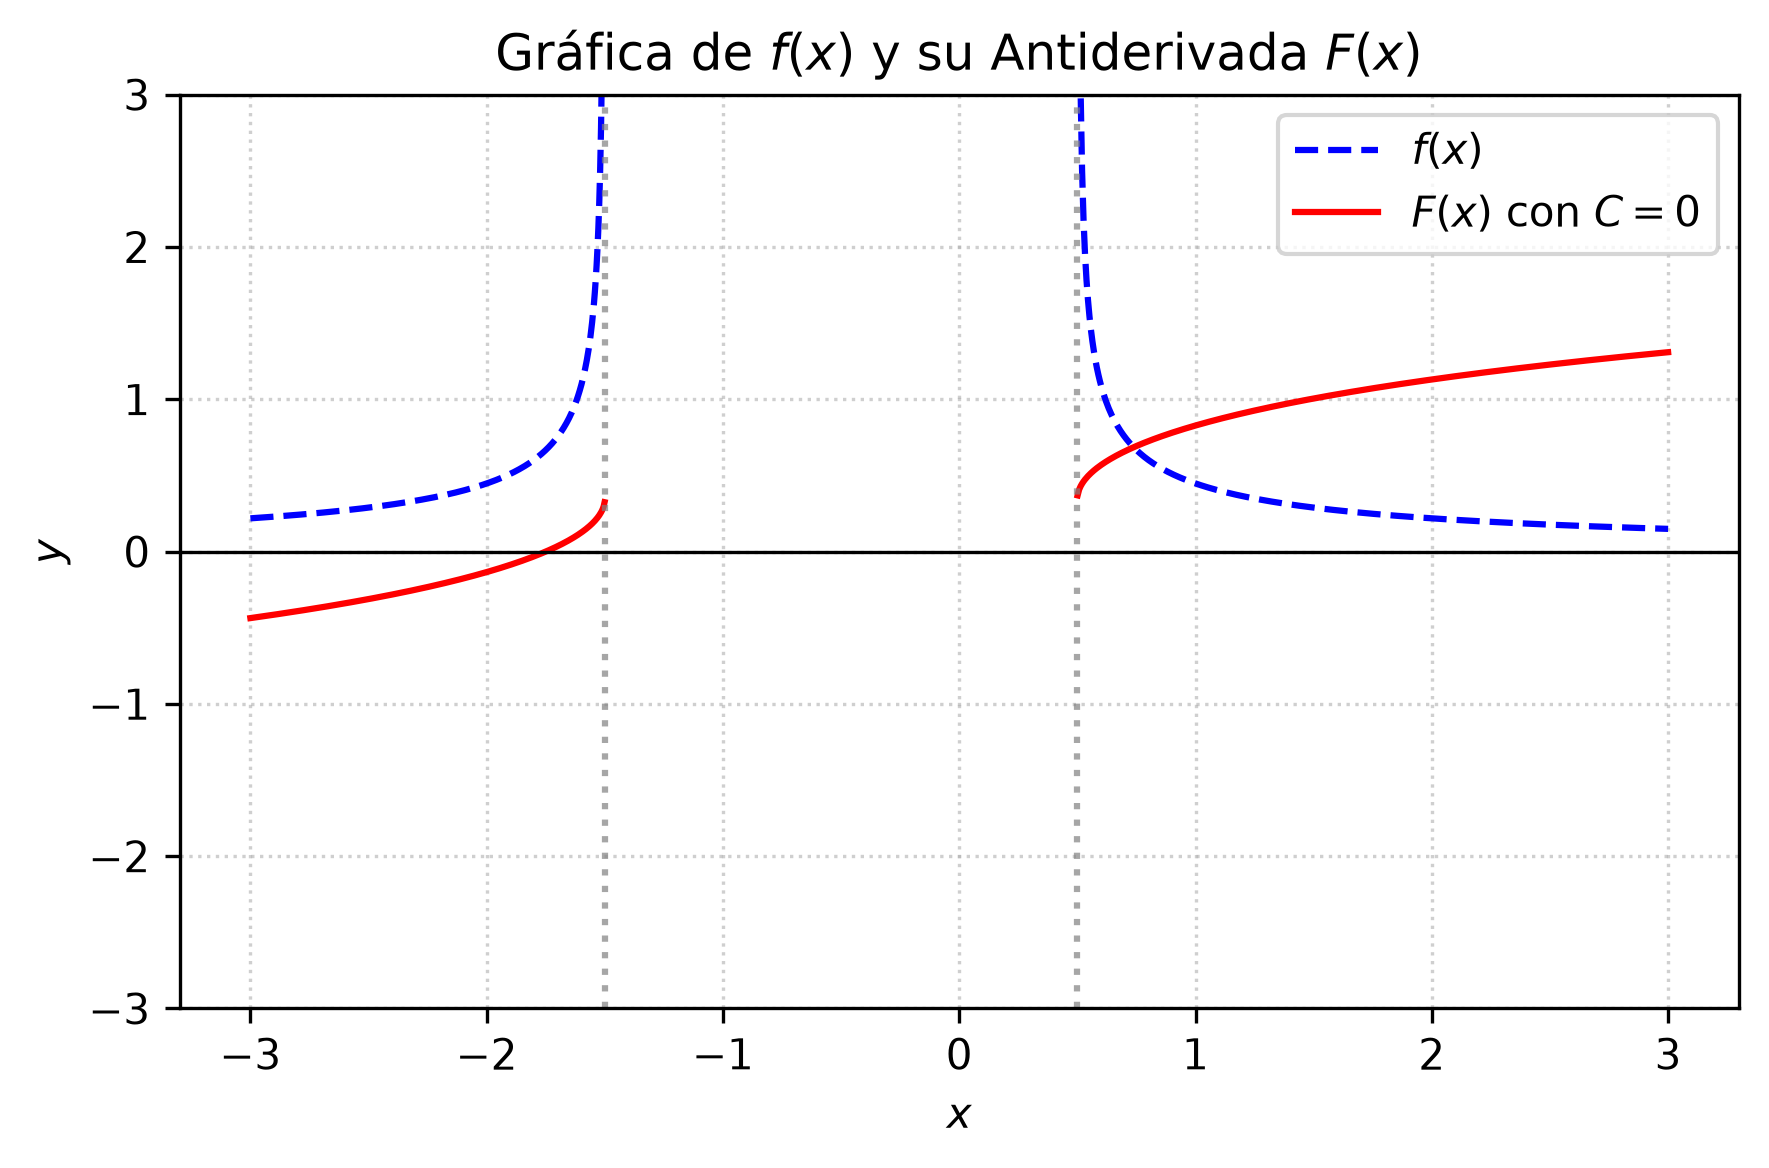

This figure's Python source:
import matplotlib
matplotlib.use('Agg')
import numpy as np
import matplotlib.pyplot as plt

# Definir el dominio de la función (fuera del intervalo donde el radical es imaginario)
# 4x^2 + 4x - 3 > 0 => (2x-1)(2x+3) > 0 => x < -1.5 o x > 0.5
x1 = np.linspace(-3.0, -1.501, 400)
x2 = np.linspace(0.501, 3.0, 400)

# Función original f(x)
def f(x):
    return 1.0 / np.sqrt(4*x**2 + 4*x - 3)

# Antiderivada F(x) con C = 0
def F(x):
    return 0.5 * np.log(np.abs(2*x + 1 + np.sqrt(4*x**2 + 4*x - 3)))

plt.figure(figsize=(6, 4))

# Graficar para x < -1.5
plt.plot(x1, f(x1), color='blue', linestyle='--', label=r'$f(x)$')
plt.plot(x1, F(x1), color='red', label=r'$F(x)$ con $C=0$')

# Graficar para x > 0.5
plt.plot(x2, f(x2), color='blue', linestyle='--')
plt.plot(x2, F(x2), color='red')

plt.axvline(x=-1.5, color='gray', linestyle=':', alpha=0.7)
plt.axvline(x=0.5, color='gray', linestyle=':', alpha=0.7)

plt.title('Gráfica de $f(x)$ y su Antiderivada $F(x)$')
plt.xlabel('$x$')
plt.ylabel('$y$')
plt.ylim(-3, 3)
plt.axhline(0, color='black', linewidth=0.8)
plt.grid(True, linestyle=':', alpha=0.6)
plt.legend(loc='upper right')
plt.tight_layout()

plt.savefig(r'semana_05/graficas/SEM05_P46_grafica.png', dpi=300, bbox_inches='tight')
plt.close()
